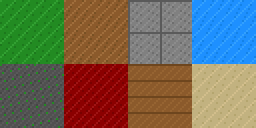
#> input picture assets/tilesheet.png, 128 x 64 px, found by its file name (shown 2 times larger)
$ python analyze_tiles.py
#> lines starting #> are read from the running program, lines starting #| are printed output that depends on the picture
from PIL import Image

img = Image.open(r'C:\Users\lenovo\.kimi_openclaw\workspace\godot_rpg\assets\tilesheet.png')
#> img is the input picture: PIL image 128x64 RGBA; mean R, G, B, A 111, 107.7, 89.2, 255
w, h = img.width, img.height
#> w = 128; h = 64
tile_w, tile_h = 32, 32
cols, rows = w // tile_w, h // tile_h
#> cols = 4; rows = 2

print(f"瓦片图尺寸: {w}x{h} = {cols}列 x {rows}行 = {cols*rows}个瓦片")
#| 瓦片图尺寸: 128x64 = 4列 x 2行 = 8个瓦片
print(f"\n=== 第一行（y=0），{cols}个瓦片 ===\n")
#| === 第一行（y=0），4个瓦片 ===

for col in range(cols):
    x1, y1 = col * tile_w, 0
    x2, y2 = x1 + tile_w, tile_h
    tile = img.crop((x1, y1, x2, y2))

    # 取中心16x16区域避免边框干扰
    center = tile.crop((8, 8, 24, 24))
    pixels = list(center.getdata())

    r_sum = sum(p[0] for p in pixels)
    g_sum = sum(p[1] for p in pixels)
    b_sum = sum(p[2] for p in pixels)
    n = len(pixels)

    r, g, b = r_sum // n, g_sum // n, b_sum // n

    # 根据颜色分类
    desc = ""
    alpha_avg = sum(p[3] for p in pixels) // n if len(pixels[0]) > 3 else 255
    if alpha_avg < 30:
        desc = "透明/空"
    elif r < 80 and g < 80 and b > 120:
        desc = "蓝色/水"
    elif r < 80 and g > 100 and b < 80:
        desc = "绿色/草地"
    elif r > 120 and g < 80 and b < 80:
        desc = "红色"
    elif r > 120 and g > 100 and b < 80:
        desc = "棕色/泥土"
    elif r > 100 and g > 100 and b > 100:
        if r > 180 and g > 180 and b > 180:
            desc = "白色/浅色"
        elif abs(r-g) < 20 and abs(g-b) < 20:
            desc = "灰色/石板"
        else:
            desc = f"浅灰({r},{g},{b})"
    elif r > 80 and g > 50 and b < 50:
        desc = "橙棕/木头"
    elif r < 50 and g < 50 and b < 50:
        desc = "黑色/暗"
    else:
        desc = f"混合({r},{g},{b})"

    print(f"({col:2d},0): {desc}")
#> this loop made 4 passes
#> (r_sum, g_sum, b_sum, r, g, b) on passes 1 to 4: (9160, 35960, 9160, 35, 140, 35), (36180, 23810, 11675, 141, 93, 45), (31842, 31842, 31842, 124, 124, 124), (8330, 37258, 64755, 32, 145, 252)
#| ( 3,0): 混合(32,145,252)
#> pass 1, `tile = img.crop((x1, y1, x2, y2))`:
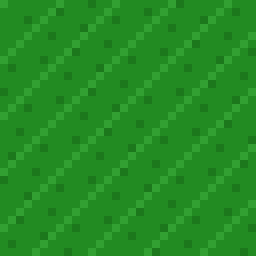
#> tile: PIL image 32x32 RGBA (shown 8 times larger); mean R, G, B, A 35.8, 140.5, 35.8, 255
#> pass 1, `center = tile.crop((8, 8, 24, 24))`:
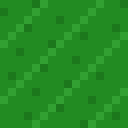
#> center: PIL image 16x16 RGBA (shown 8 times larger); mean R, G, B, A 35.8, 140.5, 35.8, 255
#> pass 2, `tile = img.crop((x1, y1, x2, y2))`:
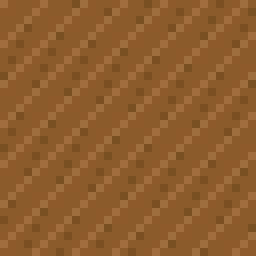
#> tile: PIL image 32x32 RGBA (shown 8 times larger); mean R, G, B, A 141.5, 93.1, 45.7, 255
#> pass 2, `center = tile.crop((8, 8, 24, 24))`:
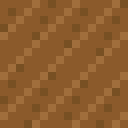
#> center: PIL image 16x16 RGBA (shown 8 times larger); mean R, G, B, A 141.3, 93, 45.6, 255

print("\n=== 关键颜色瓦片位置（所有行）===\n")

# 扫描所有行找草地/泥土/水/石板
for row in range(rows):
    for col in range(cols):
        x1, y1 = col * tile_w, row * tile_h
        tile = img.crop((x1, y1, x1 + tile_w, y1 + tile_h))
        center = tile.crop((8, 8, 24, 24))
        pixels = list(center.getdata())
        n = len(pixels)
        r = sum(p[0] for p in pixels) // n
        g = sum(p[1] for p in pixels) // n
        b = sum(p[2] for p in pixels) // n

        # 只输出显著特征的瓦片
        if r < 80 and g > 100 and b < 80:
            print(f"({col:2d},{row:2d}): 绿色/草地  RGB({r},{g},{b})")
        elif r > 120 and g > 100 and b < 80:
            print(f"({col:2d},{row:2d}): 棕色/泥土  RGB({r},{g},{b})")
        elif r < 80 and g < 80 and b > 120:
            print(f"({col:2d},{row:2d}): 蓝色/水    RGB({r},{g},{b})")
        elif r > 100 and g > 100 and b > 100 and abs(r-g) < 30 and abs(g-b) < 30:
            print(f"({col:2d},{row:2d}): 灰色/石板  RGB({r},{g},{b})")
        elif r > 120 and g < 80 and b < 80:
            print(f"({col:2d},{row:2d}): 红色       RGB({r},{g},{b})")
        elif r > 120 and g > 120 and b < 80:
            print(f"({col:2d},{row:2d}): 黄色       RGB({r},{g},{b})")
#> this loop made 2 passes
#| ( 0, 0): 绿色/草地  RGB(35,140,35)
#| ( 2, 0): 灰色/石板  RGB(124,124,124)
#| ( 1, 1): 红色       RGB(141,3,3)
